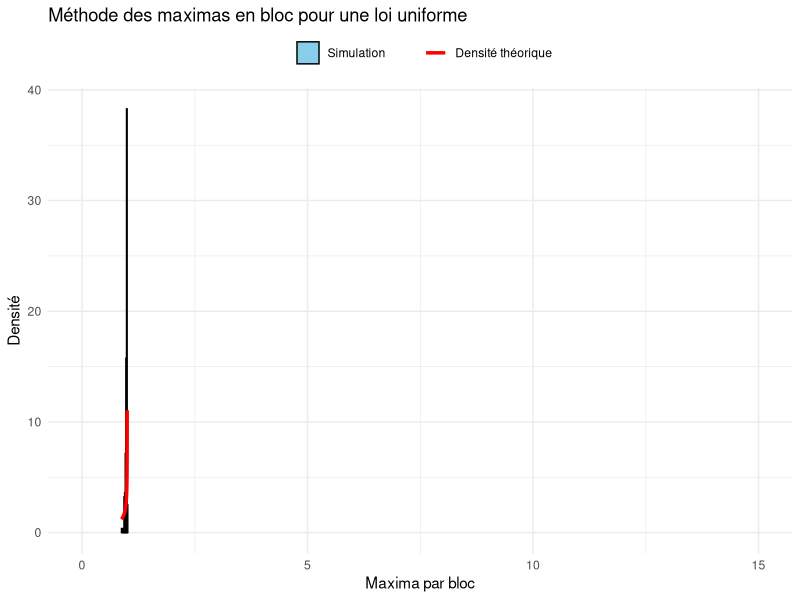

Reproduce this figure in R.
# Chargement des packages
library(evd)
library(ggplot2)

# Génération d'une loi uniforme sur [0, 1]
n <- 10000
x <- runif(n, min = 0, max = 1)

# Taille des blocs
taille_blocs <- 50
nb_blocs <- floor(n / taille_blocs)

# Maxima par bloc
block_maxima <- sapply(1:nb_blocs, function(i) {
  start <- (i - 1) * taille_blocs + 1
  end <- i * taille_blocs
  max(x[start:end])
})

# Loi limite : Weibull
fit_weibull <- fgev(block_maxima)

# Graphe
ggplot(data.frame(block_maxima), aes(x = block_maxima)) +
  geom_histogram(aes(y = ..density.., fill = "Simulation"), bins = 10,
                 color = "black") +
  stat_function(aes(color = "Densité théorique"),
                fun = function(x) dgev(x,
                                       loc = fit_weibull$estimate["loc"],
                                       scale = fit_weibull$estimate["scale"],
                                       shape = fit_weibull$estimate["shape"]),
                size = 1.2) +
  coord_cartesian(xlim = c(0, 15)) +
  scale_fill_manual("", values = c("Simulation" = "skyblue")) +
  scale_color_manual("", values = c("Densité théorique" = "red")) +
  labs(title = "Méthode des maximas en bloc pour une loi uniforme",
       x = "Maxima par bloc",
       y = "Densité") +
  theme_minimal() +
  theme(legend.position = "top")
